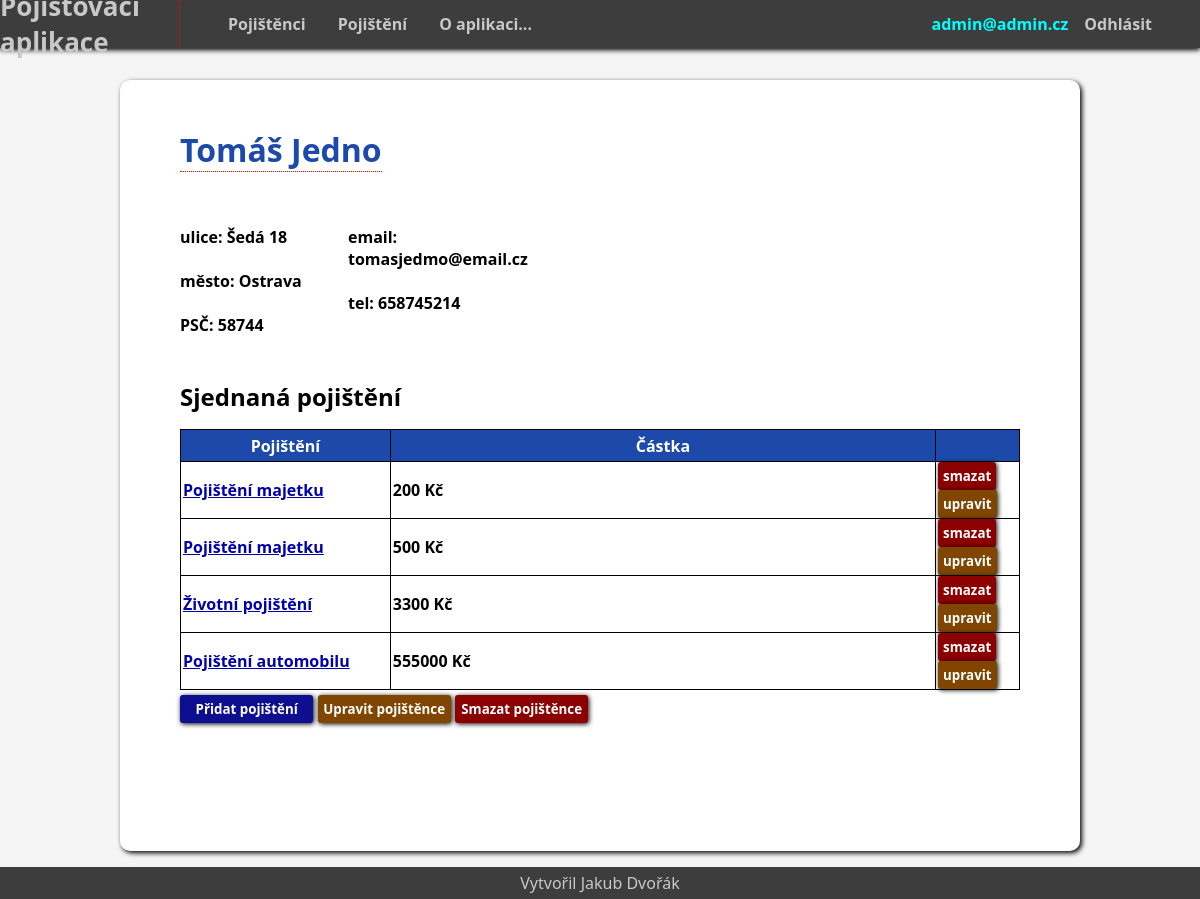
Page /2/detail_pojistence/ (signed in) on the committed database.
### mainapp/models.py (models this page shows, shortened)
class Uzivatel(AbstractBaseUser):
    email = models.EmailField(max_length = 300, unique = True)
    is_admin = models.BooleanField(default=False)
    class Meta:
        verbose_name = "uživatel"
        verbose_name_plural = "uživatelé"
    object = UzivatelskyManager()
    USERNAME_FIELD = "email"

class Pojistenec(models.Model):
    Jmeno = models.CharField(max_length=20,verbose_name = "Jméno")
    Prijmeni = models.CharField(max_length=20,verbose_name = "Přijmení")
    email = models.EmailField(max_length=80, unique=False)
    tel = models.IntegerField()
    mesto = models.CharField(max_length=80,verbose_name = "Město")
    ulice = models.CharField(max_length=80)
    PSC = models.IntegerField(verbose_name = "PSČ")
    class Meta:
        verbose_name = "Pojištěnec"
        verbose_name_plural = "Pojištěnci"
    def __str__(self):
        return f"{self.Jmeno} {self.Prijmeni}"

class ZalozenaPojisteni(models.Model):
    pojistka = models.ForeignKey(Pojisteni, null=True,verbose_name = "Pojištění", on_delete = models.SET_NULL)
    pojistenec = models.ForeignKey(Pojistenec, null=True,verbose_name = "Pojištěnec", on_delete = models.CASCADE)
    castka = models.IntegerField(null=True,blank=True,verbose_name = "Částka")
    predmet_pojisteni = models.CharField(max_length=80,null=True,blank=True, verbose_name = "Předmět pojištění")
    platnost_od = models.CharField(max_length=80,null=True,blank=True)
    platnost_do = models.CharField(max_length=80,null=True,blank=True)
    class Meta:
        verbose_name = "Založena pojistka"
        verbose_name_plural = "Založené pojištění"
    def __str__(self):
        return f"{self.pojistka} - {self.pojistenec}"

class Pojisteni(models.Model):
    nazev = models.CharField(max_length=180,verbose_name = "Název")
    class Meta:
        verbose_name = "Pojištění"
        verbose_name_plural = "Pojištění"
    def __str__(self):
        return f"{self.nazev}"

### mainapp/views.py (the view, shortened to what this page needs)
# urls.py: path('<int:pk>/detail_pojistence/',views.CurrentDetailPojistenec.as_view(),name="detail_pojistence"),
class CurrentDetailPojistenec(generic.DetailView,generic.ListView):
    model = Pojistenec
    template_name = "mainapp/detail_pojistence.html"
    def get(self,request,pk):
        try:
            pojistenec = self.get_object()
        except:
            return redirect("index")
        list_pojisteni = ZalozenaPojisteni.objects.all().order_by("-id")
        muj_list = []
        for i in list_pojisteni:
            if str(pojistenec) in str(i):
                muj_list.append(i)
        if len(muj_list) == 0:
            muj_list = None
        return render(request,self.template_name,{"pojistenec":pojistenec,"list":muj_list})

### mainapp/templates/mainapp/detail_pojistence.html (shortened to what this page needs)
{% extends "base.html" %}
{% load crispy_forms_tags %}
{% block content %}
<div class="nadpis">
<h1>{{ pojistenec.Jmeno }} {{ pojistenec.Prijmeni }}</h1>
</div>
<br>
<div class="conteiner">
<div class="item1">
    ulice: {{ pojistenec.ulice }} <br>
    <br>
    město: {{ pojistenec.mesto }} <br>
    <br>
    PSČ: {{ pojistenec.PSC }} <br>
</div>
<div class="item2">
    email: {{ pojistenec.email }} <br>
    <br>
    tel: {{ pojistenec.tel }} <br>
</div>
</div>
<br>
<br>
<h2>Sjednaná pojištění</h2>
<table>
    <tr>
        <th class="jedna">Pojištění</th>
        <th>Částka</th>
        {% if user.is_admin %}
        <th class="tri"></th>
        {% endif %}
    </tr>
{% if user.is_authenticated %}
{% for l in list %}
    <tr>
        <td><a href={% url "detail_pojisteni" l.id%}> {{l.pojistka}}</a></td>
        <td> {{l.castka}} Kč</td>
        {% if user.is_admin %}
        <form method="POST">
        <td><button name="pojistka_id" value={{l.id}} class="smaz">smazat</button> <button class="uprav"><a href={% url "uprav_pojisteni" l.id %}>upravit</a></button></td>
        </form>
        {% endif %}
    </tr>
{%endfor%}
{% else %}
<br>
<strong>Pro vypsání listu musíš být přihlášen </strong>
{% endif %}
</table>
<form method="POST">
{% if user.is_admin %}
<button name="pridat_pojisteni" class="tvorba">Přidat pojištění</button> <button name="upravit" class="uprav">Upravit pojištěnce</button> <button name="smazat" class="smaz">Smazat pojištěnce</button>
{% endif %}
<br>
</form>
{% endblock %}

### mainapp/templates/base.html (shortened to what this page needs)
<!DOCTYPE html>
<html lang="en">
<head>
{% load static %}
    <link rel="stylesheet" href="{% static 'css/styl.css' %}" type="text/css">
</head>
<body>
    <header>
        <div id="logo">
            <h1><a href={% url "index" %} >Pojišťovací aplikace</a></h1>
        </div>
        <nav>
            <div class="vyber">
             <ul>
                <li><a href={% url "index" %} >Pojištěnci</a></li>
                <li><a href={% url "pojisteni" %}>Pojištění</a></li>
                <li><a href={% url "o_aplikaci" %} >O aplikaci...</a></li>
             </ul>
            </div>
            <div class="login">
                <ul>
                    {% if request.user.is_authenticated %}
                    <li>{{request.user.email}}</li>
                    <li><a href={% url "logout" %}>Odhlásit</a></li>
                    {% else %}
                    <li><a href={% url "login" %}>Přihlásit</a></li>
                    <li><a href={% url "registrace" %}>Registrace</a></li>
                    {% endif %}
                </ul>
            </div>
        </nav>
    </header>
    <div class="content">
    {% block content %}
    {% endblock %}
    </div>
    <footer>
        Vytvořil Jakub Dvořák
    </footer>
</body>
</html>

### mainapp/static/css/styl.css (style rules this page uses)
* { margin: 0; padding: 0; box-sizing: border-box; font-family: system-ui, -apple-system, BlinkMacSystemFont, 'Segoe UI', Roboto, Oxygen, Ubuntu, Cantarell, 'Open Sans', 'Helvetica Neue', sans-serif; }
.conteiner { margin-top: 2em; display: grid; grid-template-columns: 20% 20%; font-weight: bold; }
.item1 { grid-column: 1; }
.item2 { grid-column: 2; }
body { min-height: 100vh; background-color: whitesmoke; }
header { display: flex; flex-direction: row; background-color: rgb(61, 61, 61); height: 3em; box-shadow: 0px 2px 5px black; width: 100%; }
#logo { display: flex; flex-direction: column; justify-content: center; align-items: center; color: rgb(200, 200, 200); border-right: dotted red 1px; width: 15%; font-size: small; }
#logo a { text-decoration: none; color: rgb(200, 200, 200); }
nav { display: flex; flex-direction: row; justify-content: space-between; width: 85%; list-style: none; font-weight: bold; }
.vyber { display: flex; flex-direction: column; justify-content: center; padding-left: 2em; }
nav ul { display: flex; flex-direction: row; justify-content: space-between; }
nav li { list-style: none; color: aqua; font-weight: bold; }
nav li a { text-decoration: none; margin: 0 1em 0 1em; color: rgb(200, 200, 200); }
.login { display: flex; flex-direction: column; justify-content: center; padding-right: 2em; }
footer { position: fixed; height: 2em; line-height: 2em; min-width: 100vw; background-color: rgb(61, 61, 61); bottom: 0; text-align: center; vertical-align: middle; color: rgb(200, 200, 200) ; }
.content { width: 80%; margin: 2em auto 3em auto; background-color: white; padding: 3em 5% 8em 5%; border-radius: 10px; box-shadow: 2px 2px 5px black; }
.nadpis { font-weight: bold; color: rgb(29, 73, 170); border-bottom: red dotted 1px; width: max-content; }
.tvorba { background-color: rgb(14, 14, 145); border-radius: 3px; text-decoration: none; padding: 5px; color: white; font-weight: bold; box-shadow: 1px 1px 5px black; }
.smaz ,.uprav { background-color: darkred; border-radius: 3px; text-decoration: none; color: white; font-weight: bold; box-shadow: 1px 1px 5px black; height: max-content; border: none; padding: 5px; }
.uprav { background-color: rgb(128, 70, 0); }
.uprav a { color: white; text-decoration: none; }
form button { margin-top: 5px; background-color: rgb(29, 73, 170); color: white; box-shadow: 1px 1px 5px black; border-radius: 3px; border: none; padding: 10px; width: 10em; }
table, td, th { border: 1px black solid; border-collapse: collapse; }
th { background-color: rgb(29, 73, 170); }
td { background-color: white; color: black; padding-left: 2px; font-weight: bold; }
tr { height: 2em; }
td a { color: rgb(0, 0, 173); }
table { margin-top: 1em; width: 100%; color: white; }
.tri { width: 10%; }
.jedna { width: 25%; }

### rows in the picture
Uzivatel: user.email "admin@admin.cz"
Pojistenec: Jmeno "Tomáš", Prijmeni "Jedno", ulice "Šedá 18", mesto "Ostrava", PSC "58744", email "tomasjedmo@email.cz", tel "658745214"
ZalozenaPojisteni: pojistka "Pojištění majetku", castka "200", {{ l.id }} 14 (drawn)
ZalozenaPojisteni: pojistka "Pojištění majetku", castka "500", {{ l.id }} 12 (drawn)
ZalozenaPojisteni: pojistka "Životní pojištění", castka "3300", {{ l.id }} 11 (drawn)
ZalozenaPojisteni: pojistka "Pojištění automobilu", castka "555000", {{ l.id }} 2 (drawn)
